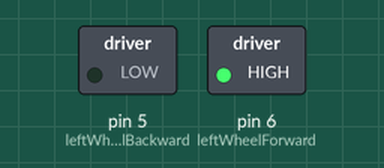
Bench run of a sketch on a simulated Arduino Uno, built with avr-gcc and run on an emulated ATmega328P. Shown: switched loads named in the sketch (green lamp = pin HIGH).

Above: at 0.1 s.
Timing chart, 0 to 1.6 s (numbered marks = the images above):
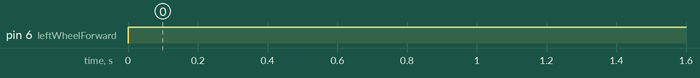

Measured:
- by itself, pin 6 (leftWheelForward): LOW → HIGH at 0.00 s

The sketch:

testing_wheels_correct_and_pins.ino
```cpp
// pins for the left wheel
const int leftWheelForward = 6;
const int leftWheelBackward = 5;

void setup() {
  // set the pins as output
  pinMode(leftWheelForward, OUTPUT);
  pinMode(leftWheelBackward, OUTPUT);

  // initialize both pins to LOW (stop)
  digitalWrite(leftWheelForward, LOW);
  digitalWrite(leftWheelBackward, LOW);
}

void loop() {
  // move the left wheel forward
  digitalWrite(leftWheelForward, HIGH);
  digitalWrite(leftWheelBackward, LOW);
}


// right wheel backwards 11
// right wheel forward 10
// left wheel backwards 6
// left wheel forward 9
// R1 and R2 2, 3
// gripper 4
// echo 12/13
// trig
```
